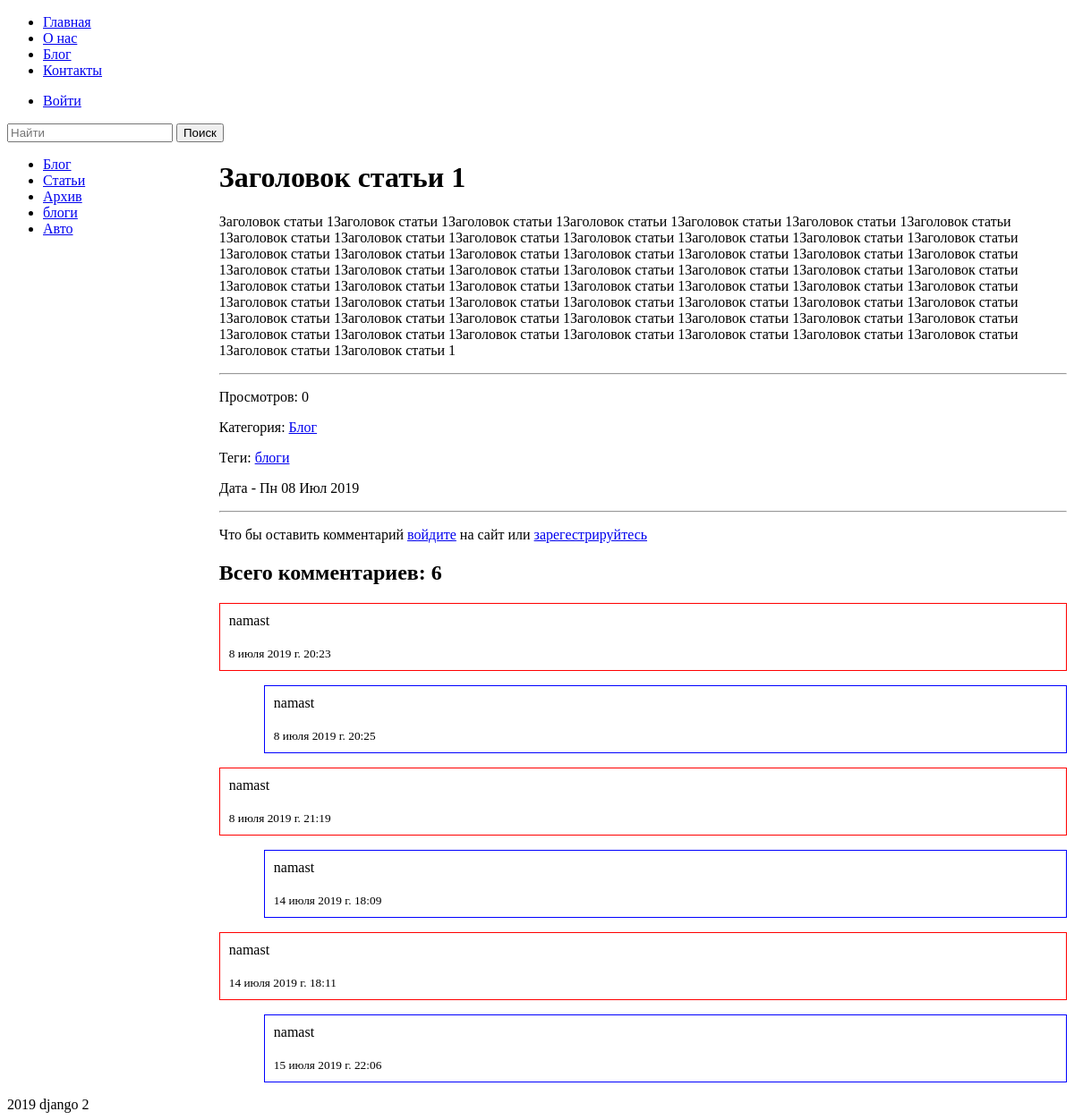
Before: /blog/blog/zagolovok-stati-1/ with the older database file.
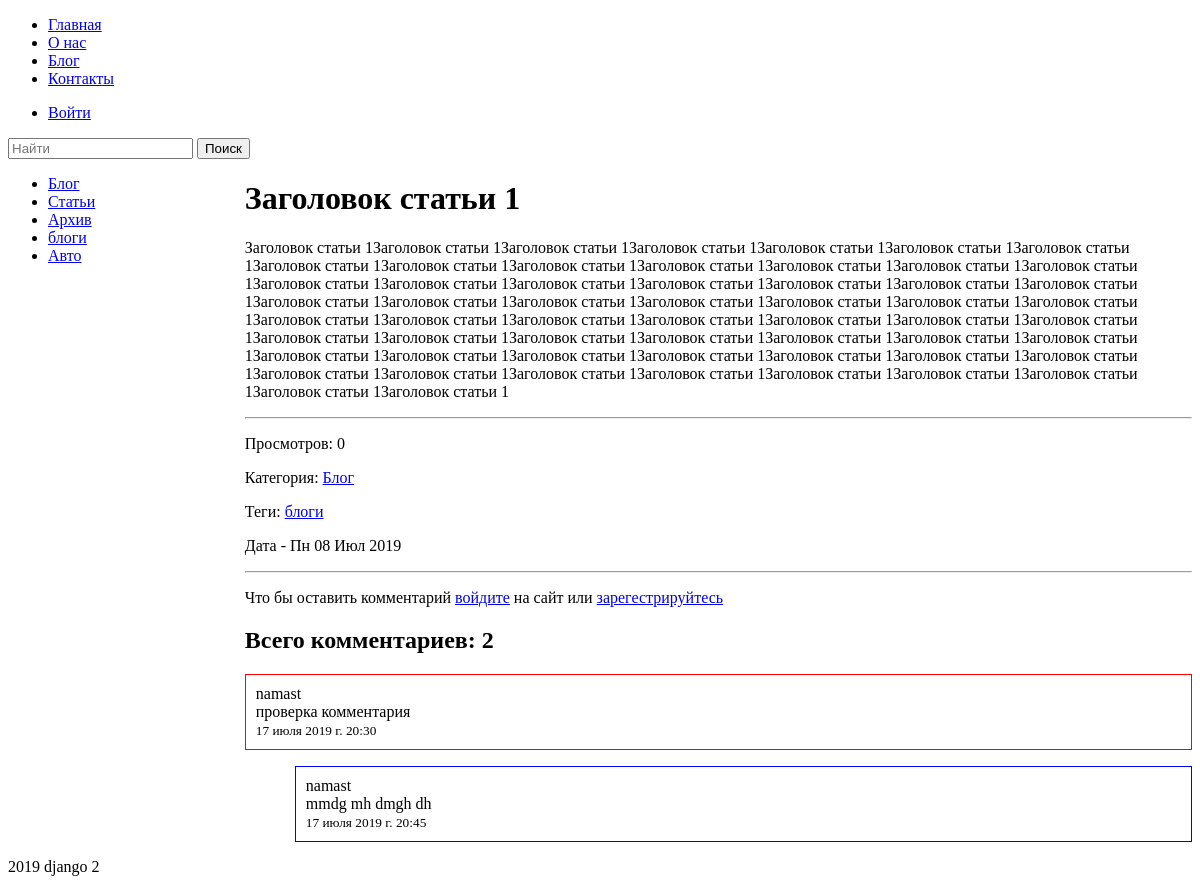
After: the same page with the newer database file.
### menu/models.py (models this page shows, shortened)
class MenuItem(MPTTModel):
    name = models.CharField("Название на лат.", max_length=100)
    title = models.CharField("Название пункта на сайте", max_length=100)
    parent = TreeForeignKey(
        'self',
        verbose_name="Род. пункт меню",
        on_delete=models.SET_NULL,
        null=True,
        blank=True,
        related_name='children'
    )
    menu = models.ForeignKey(Menu, verbose_name="Меню", on_delete=models.CASCADE)
    status = models.BooleanField("Отображение", default=False)
    is_auth = models.BooleanField("Только для залогиненых", default=False)
    url = models.CharField("Ссылка на внешний ресурс", max_length=100, null=True, blank=True)
    anchor = models.CharField("Якорь", max_length=255, null=True, blank=True)
    limit = models.Q(app_label="blog", model="post") | \
            models.Q(app_label="blog", model="category") | \
            models.Q(app_label="feedback", model="feedbackmodel") | \
            models.Q(app_label="pages", model="pages")
    content_type = models.ForeignKey(
        ContentType,
        limit_choices_to=limit,
        verbose_name="Ссылка на: ",
        on_delete=models.CASCADE,
        null=True,
        blank=True,)
    object_id = models.PositiveIntegerField(verbose_name='ID записи', default=1, null=True)
    content_object = GenericForeignKey('content_type', 'object_id')
    content_object.short_description = 'ID'
    class Meta:
        verbose_name = "Пункт меню"
        verbose_name_plural = "Пункты меню"

### blog/models.py (models this page shows, shortened)
class Category(MPTTModel):
    name = models.CharField("Название", max_length=150)
    slug = models.SlugField("url", max_length=160)
    active = models.BooleanField("Опубликовать", default=True)
    parent = TreeForeignKey('self', on_delete=models.SET_NULL, null=True, blank=True, related_name='children')
    template = models.CharField("Шаблон", max_length=500, default="blog/post-list.html")
    def __str__(self):
        return self.name
    def get_absolute_url(self):
        return reverse("post_list_category", kwargs={"category": self.slug})
    class Meta:
        verbose_name = "Категория"
        verbose_name_plural = "Категории"

class Tag(models.Model):
    name = models.CharField("Название", max_length=50)
    slug = models.SlugField("url", max_length=60)
    def __str__(self):
        return self.name
    def get_absolute_url(self):
        return reverse('tag_view', kwargs={'slug': self.slug})
    class Meta:
        verbose_name = "Тег"
        verbose_name_plural = "Теги"

class Post(models.Model):
    title = models.CharField("Заголовок", max_length=150)
    sub_title = models.CharField("Под заголовок", max_length=150)
    mini_text = models.TextField("Превью статьи", max_length=500)
    text = models.TextField("Статья")
    created = models.DateTimeField("Дата создания", auto_now_add=True)
    publish_date = models.DateTimeField("Дата публикации", default=timezone.now)
    active = models.BooleanField("Опубликовать", default=True)
    sort = models.PositiveIntegerField("Порядок", default=0, unique=True)
    view = models.PositiveIntegerField("Просмотры", default=0)
    tags = models.ManyToManyField(Tag, verbose_name="Теги")
    category = models.ForeignKey(Category, verbose_name="Категория", on_delete=models.SET_NULL, null=True)
    slug = models.SlugField("url", max_length=160, unique=True, null=True)
    def get_absolute_url(self):
        return reverse("post_detail", kwargs={"category": self.category.slug, "slug": self.slug})
    def comment_all(self):
        return Comment.objects.filter(post_id=self.id, moderated=True)
    class Meta:
        verbose_name = "Статья"
        verbose_name_plural = "Статьи"
        ordering = ["-created"]

class Comment(models.Model):
    user = models.ForeignKey(User, verbose_name="Пользователь", on_delete=models.CASCADE)
    message = models.TextField("Комментарий", max_length=1000)
    post = models.ForeignKey(Post, verbose_name="Статья", on_delete=models.CASCADE)
    created = models.DateTimeField("Дата", auto_now_add=True)
    moderated = models.BooleanField("Статус одбрено", default=False)
    class Meta:
        verbose_name = 'Комментарий'
        verbose_name_plural = 'Комментарии'

### blog/views.py (the view, shortened to what this page needs)
# urls.py: path('<slug:category>/<slug:slug>/', PostDetail.as_view(), name='post_detail'),
class PostDetail(DetailView, CreateView):
    model = Post
    template_name = "blog/post-detail.html"
    context_object_name = "post"
    form_class = CommentForm

### blog/forms.py
class CommentForm(forms.ModelForm):
    class Meta:
        model = Comment
        fields = ("message",)

### blog/context_processors.py (called while the page is built)
def category_list(request):
    return {"list_category": Category.objects.all()}

### blog/templatetags/blog_tags.py (called while the page is built)
@register.inclusion_tag('blog/tags/category.html')
def category_list(publish=True):
    category = Category.objects.filter(active=publish)
    return {"category_list": category}

@register.filter()
def comment_padding(value):
    return int(value / 2) == float(value / 2)

### feedback/models.py (called while the page is built)
    def get_absolute_url(self):
        return reverse("feedback")

### menu/templatetags/menu_tags.py (called while the page is built)
@register.inclusion_tag('menu/tags/menu-item-tag.html', takes_context=True)
def menu(context, get_menu):
    return {
        "items": MenuItem.objects.filter(
            menu__name=get_menu,
            parent__isnull=True
        ),
    }

### pages/models.py (called while the page is built)
    def get_absolute_url(self):
        if self.slug:
            return reverse("page", kwargs={"slug": self.slug})
        else:
            return reverse("page")

### templates/blog/post-detail.html (shortened to what this page needs)
{% extends 'blog/base.html' %}
{% load blog_tags %}
{% block post %}
    <h1>{{post.title}}</h1>
    <p>{{post.text}}</p>
    <hr>
    <p>Просмотров: {{post.view}}</p>
    <p>Категория: <a href="{{ post.category.get_absolute_url }}">{{post.category}}</a></p>
    {% for tag in post.tags.all %}
    <p>Теги: <a href="{{ tag.get_absolute_url }}">{{ tag }}</a></p>
    {% endfor %}
    <p>Дата - {{ post.created|date:"D d M Y"  }}</p>
    <hr>
    {% if user.is_authenticated %}
    <form action="" method="post">
        {% csrf_token %}
        {{ form.as_p }}
        <button type="submit">Отправить</button>
    </form>
    {% else %}
    <p>Что бы оставить комментарий <a href="/accounts/login/">войдите</a> на сайт или <a href="/accounts/signup/">зарегестрируйтесь</a></p>
    {% endif %}
    <h2>Всего комментариев: {{ post.comment_all.count }}</h2>
    {% for comment in post.comment_all %}
        {% if forloop.counter|comment_padding %}
            <p style="padding: 10px; border: 1px solid blue; margin-left: 50px;">
        {% else %}
            <p style="padding: 10px; border: 1px solid red;">
        {% endif %}
            {{ comment.user }}<br>
            {{ comment.message }}<br/>
            <small>{{ comment.created }}</small>
            </p>
    {% endfor %}
{% endblock post %}

### templates/menu/tags/menu-item-tag.html
<ul class="">
    {% for item in items %}
    {% if item.url %}
    <li class="">
        <a class="" href="{{ item.url }}">{{ item.title }}</a>
    </li>
    {% elif item.anchor %}
    <li class="">
        <a class="" href="{{ item.get_anchor }}">{{ item.title }}</a>
    </li>
    {% else %}
    <li class="">
        <a class="" href="{{ item.content_object.get_absolute_url }}">{{ item.title }}</a>
    </li>
    {% endif %}
    {% endfor %}
</ul>

### templates/blog/tags/category.html
<ul>
    {% for category in category_list %}
        <li><a href="{{ category.get_absolute_url }}">{{ category.name }}</a></li>
    {% endfor %}
</ul>

Changed rows visible on the page:
removed Comment: user "namast", created "8 июля 2019 г. 20:23"
removed Comment: user "namast", created "8 июля 2019 г. 20:25"
removed Comment: user "namast", created "8 июля 2019 г. 21:19"
removed Comment: user "namast", created "14 июля 2019 г. 18:09"
removed Comment: user "namast", created "14 июля 2019 г. 18:11"
removed Comment: user "namast", created "15 июля 2019 г. 22:06"
computed for Post "Заголовок статьи 1": comment_all.count "6" → "2"
added Comment: user "namast", message "проверка комментария", created "17 июля 2019 г. 20:30"
added Comment: user "namast", message "mmdg mh dmgh dh", created "17 июля 2019 г. 20:45"
